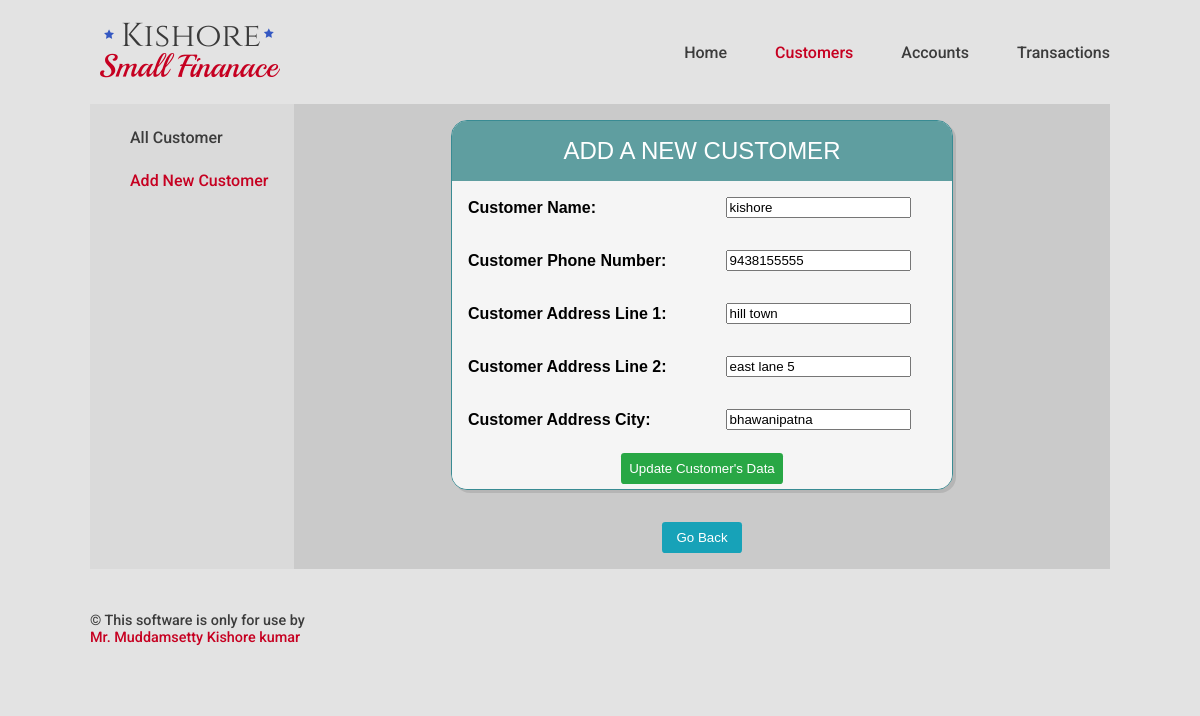
The page /customer/update/22 on the database as committed earlier.
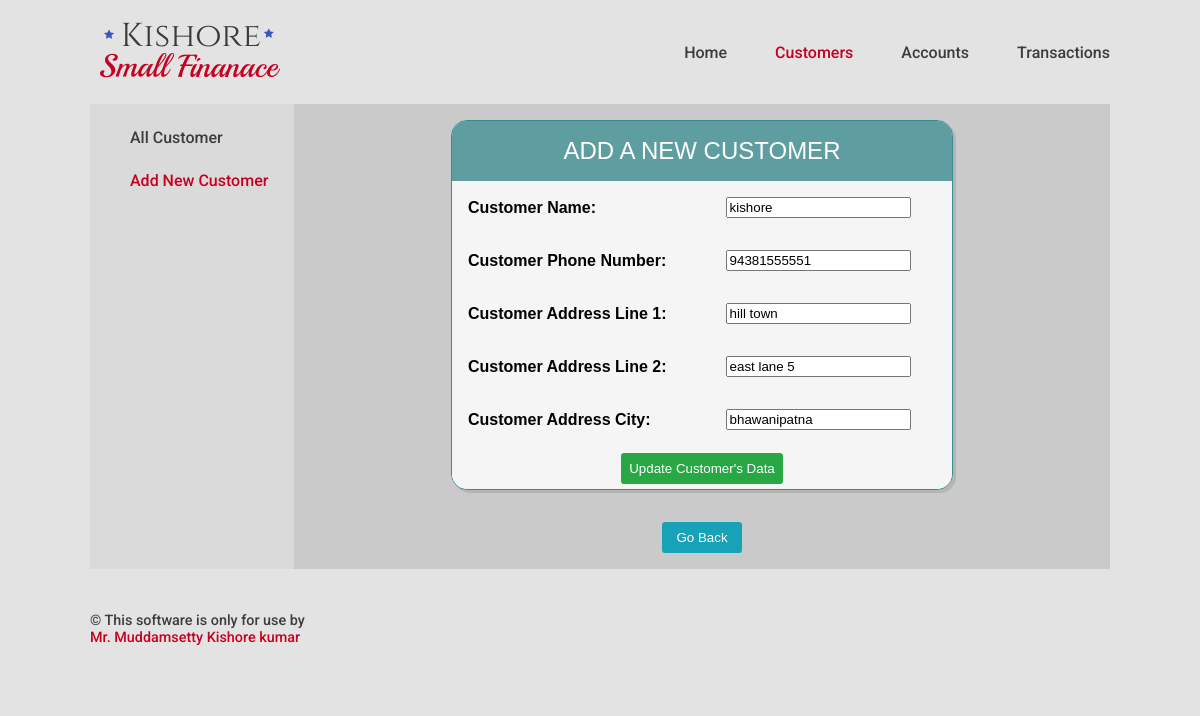
The same page on the database as committed later.
### Customers/models.py (models this page shows, shortened)
class Customer(models.Model):
    customer_id = models.AutoField(primary_key=True)
    customer_name = models.CharField(max_length=35,db_index=True)
    customer_phone_number = models.IntegerField(blank=True,null=True)
    customer_address_line_1 = models.CharField(max_length=40,blank=True, null=True)
    customer_address_line_2 = models.CharField(max_length=40,blank=True, null=True)
    customer_address_city = models.CharField(max_length=40,blank=True, null=True)

### Customers/views.py (the view)
# urls.py: path('update/<pk>', CustomerUpdateView.as_view()),
class CustomerUpdateView(UpdateView):
    model = Customer
    fields = ['customer_name','customer_phone_number','customer_address_line_1','customer_address_line_2','customer_address_city']
    template_name = 'Customers/customer_update.html'

### Template/Customers/customer_update.html (shortened to what this page needs)
<!DOCTYPE html>
{% extends "base.html" %}
{% block nav-Customers %}
current-link
{% endblock %}
{% block main %}
<div class="main-column">
  <div class="col sub-navigation">
    <ul class="sub-navigation-ul">
      <li class="sub-navigation-li"><a class="sub-nav-link " href="/customer/">All Customer</a></li>
      <li class="sub-navigation-li"><a class="sub-nav-link current-link" href="/customer/create/">Add New Customer</a></li>
    </ul>
  </div>
  <div class="col main-data" >
    <form class="" method="post" >
      <div class="table-form-display" cellspacing="0" >
        <div class="table-form-header">Add A New Customer</div>
          <table>
            {{form.as_table}}
          </table>
        <div class="table-form-footer"><button class="btn btn-safe"  type="submit">Update Customer's Data</button></div>
      </div>
    </form>
    <div class="main-sub">
      <button onclick="history.back()" class="btn btn-option">Go Back</button>
    </div>
  </div>
</div>
{% endblock %}

Rows that differ between the two databases and show on the page:
changed Customer "kishore": customer_phone_number "9438155555" → "94381555551"
